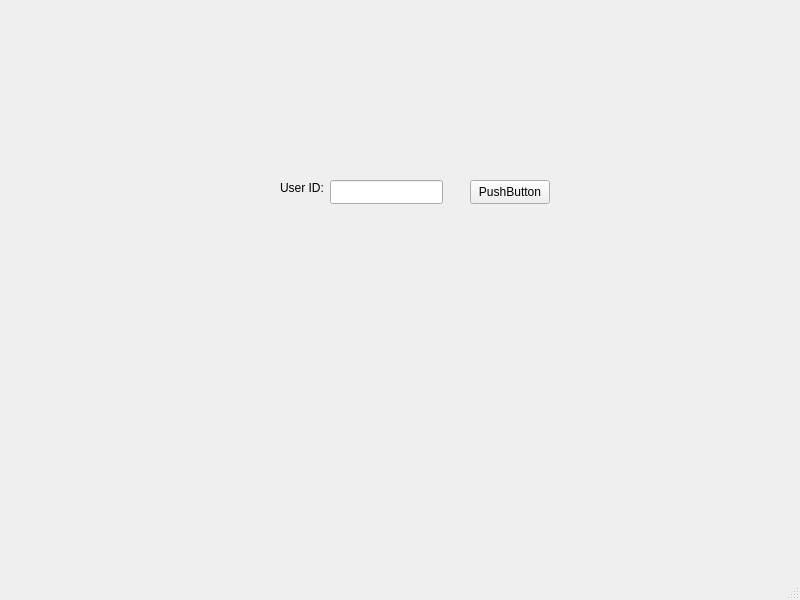
<?xml version="1.0" encoding="UTF-8"?>
<ui version="4.0">
 <class>removeuser</class>
 <widget class="QMainWindow" name="removeuser">
  <property name="geometry">
   <rect>
    <x>0</x>
    <y>0</y>
    <width>800</width>
    <height>600</height>
   </rect>
  </property>
  <property name="windowTitle">
   <string>MainWindow</string>
  </property>
  <widget class="QWidget" name="centralwidget">
   <widget class="QPushButton" name="pushButton">
    <property name="geometry">
     <rect>
      <x>470</x>
      <y>180</y>
      <width>80</width>
      <height>24</height>
     </rect>
    </property>
    <property name="text">
     <string>PushButton</string>
    </property>
   </widget>
   <widget class="QLabel" name="UID">
    <property name="geometry">
     <rect>
      <x>280</x>
      <y>180</y>
      <width>91</width>
      <height>16</height>
     </rect>
    </property>
    <property name="text">
     <string>User ID: </string>
    </property>
   </widget>
   <widget class="QLineEdit" name="TextUID">
    <property name="geometry">
     <rect>
      <x>330</x>
      <y>180</y>
      <width>113</width>
      <height>24</height>
     </rect>
    </property>
   </widget>
  </widget>
  <widget class="QMenuBar" name="menubar">
   <property name="geometry">
    <rect>
     <x>0</x>
     <y>0</y>
     <width>800</width>
     <height>21</height>
    </rect>
   </property>
  </widget>
  <widget class="QStatusBar" name="statusbar"/>
 </widget>
 <resources/>
 <connections/>
</ui>
